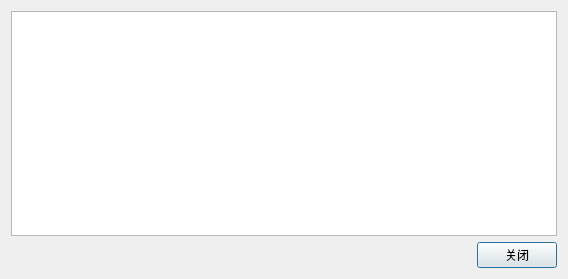
<?xml version="1.0" encoding="UTF-8"?>
<ui version="4.0">
 <class>Dialog</class>
 <widget class="QDialog" name="Dialog">
  <property name="geometry">
   <rect>
    <x>0</x>
    <y>0</y>
    <width>568</width>
    <height>279</height>
   </rect>
  </property>
  <property name="windowTitle">
   <string>Dialog</string>
  </property>
  <layout class="QHBoxLayout" name="horizontalLayout_2">
   <item>
    <layout class="QVBoxLayout" name="verticalLayout">
     <item>
      <widget class="QTextEdit" name="textEdit"/>
     </item>
     <item>
      <layout class="QHBoxLayout" name="horizontalLayout">
       <item>
        <spacer name="horizontalSpacer">
         <property name="orientation">
          <enum>Qt::Horizontal</enum>
         </property>
         <property name="sizeHint" stdset="0">
          <size>
           <width>408</width>
           <height>20</height>
          </size>
         </property>
        </spacer>
       </item>
       <item>
        <widget class="QPushButton" name="closeButton">
         <property name="text">
          <string>关闭</string>
         </property>
        </widget>
       </item>
      </layout>
     </item>
    </layout>
   </item>
  </layout>
  <zorder>closeButton</zorder>
  <zorder>horizontalSpacer</zorder>
  <zorder>closeButton</zorder>
  <zorder>textEdit</zorder>
 </widget>
 <resources/>
 <connections/>
</ui>
